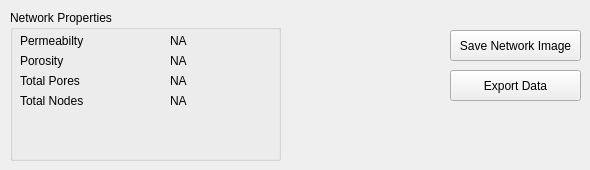
        <widget class="QWidget" name="tab_5">
         <attribute name="title">
          <string>Results</string>
         </attribute>
         <widget class="QGroupBox" name="groupBox_14">
          <property name="geometry">
           <rect>
            <x>10</x>
            <y>10</y>
            <width>271</width>
            <height>151</height>
           </rect>
          </property>
          <property name="title">
           <string>Network Properties</string>
          </property>
          <property name="flat">
           <bool>true</bool>
          </property>
          <widget class="QLabel" name="label_16">
           <property name="geometry">
            <rect>
             <x>10</x>
             <y>40</y>
             <width>150</width>
             <height>21</height>
            </rect>
           </property>
           <property name="text">
            <string>Porosity</string>
           </property>
          </widget>
          <widget class="QLabel" name="label_15">
           <property name="geometry">
            <rect>
             <x>10</x>
             <y>20</y>
             <width>150</width>
             <height>21</height>
            </rect>
           </property>
           <property name="text">
            <string>Permeabilty</string>
           </property>
          </widget>
          <widget class="QLabel" name="porosityLabel">
           <property name="geometry">
            <rect>
             <x>160</x>
             <y>40</y>
             <width>81</width>
             <height>21</height>
            </rect>
           </property>
           <property name="toolTip">
            <string>%</string>
           </property>
           <property name="text">
            <string>NA</string>
           </property>
          </widget>
          <widget class="QLabel" name="permeabilityLabel">
           <property name="geometry">
            <rect>
             <x>160</x>
             <y>20</y>
             <width>81</width>
             <height>21</height>
            </rect>
           </property>
           <property name="toolTip">
            <string>mDarcy</string>
           </property>
           <property name="text">
            <string>NA</string>
           </property>
          </widget>
          <widget class="QLabel" name="label_35">
           <property name="geometry">
            <rect>
             <x>10</x>
             <y>60</y>
             <width>150</width>
             <height>21</height>
            </rect>
           </property>
           <property name="text">
            <string>Total Pores</string>
           </property>
          </widget>
          <widget class="QLabel" name="totalPoresLabel">
           <property name="geometry">
            <rect>
             <x>160</x>
             <y>60</y>
             <width>81</width>
             <height>21</height>
            </rect>
           </property>
           <property name="text">
            <string>NA</string>
           </property>
          </widget>
          <widget class="QLabel" name="totalNodesLabel">
           <property name="geometry">
            <rect>
             <x>160</x>
             <y>80</y>
             <width>81</width>
             <height>21</height>
            </rect>
           </property>
           <property name="text">
            <string>NA</string>
           </property>
          </widget>
          <widget class="QLabel" name="label_38">
           <property name="geometry">
            <rect>
             <x>10</x>
             <y>80</y>
             <width>150</width>
             <height>21</height>
            </rect>
           </property>
           <property name="text">
            <string>Total Nodes</string>
           </property>
          </widget>
         </widget>
         <widget class="QPushButton" name="saveNetworkImageButton">
          <property name="geometry">
           <rect>
            <x>450</x>
            <y>30</y>
            <width>131</width>
            <height>31</height>
           </rect>
          </property>
          <property name="text">
           <string>Save Network Image</string>
          </property>
         </widget>
         <widget class="QPushButton" name="exportDataButton">
          <property name="geometry">
           <rect>
            <x>450</x>
            <y>70</y>
            <width>131</width>
            <height>31</height>
           </rect>
          </property>
          <property name="text">
           <string>Export Data</string>
          </property>
         </widget>
        </widget>
